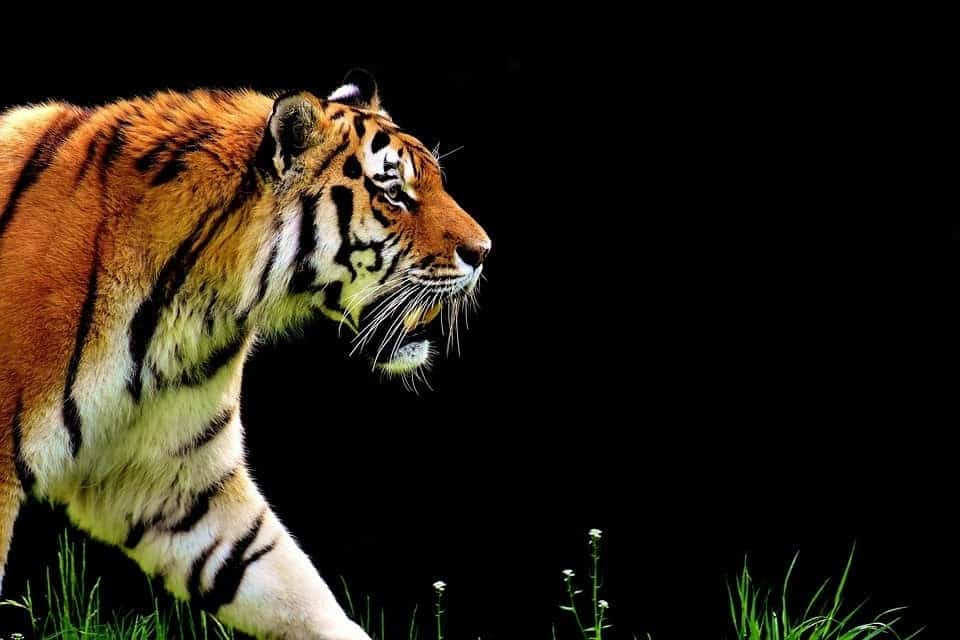
#> input picture input.png, 960 x 640 px
$ python sketch_pipeline.py
#> lines starting #> are read from the running program, lines starting #| are printed output that depends on the picture; after the words box and inside, x2 and y2 are one past the last pixel; in counts of white or black regions, pixels touching at a corner belong together
"""
Simple sketch generation using edge detection.
"""

import cv2
import matplotlib.pyplot as plt
import os

# Read input image
img = cv2.imread("input.png")
#> img is the input picture: shape (640, 960, 3); mean B, G, R 21.1, 32.3, 39.7
if img is None:
    raise FileNotFoundError("input.png not found")

# Convert BGR to RGB for display
img_rgb = cv2.cvtColor(img, cv2.COLOR_BGR2RGB)

# Convert to grayscale
gray = cv2.cvtColor(img_rgb, cv2.COLOR_RGB2GRAY)
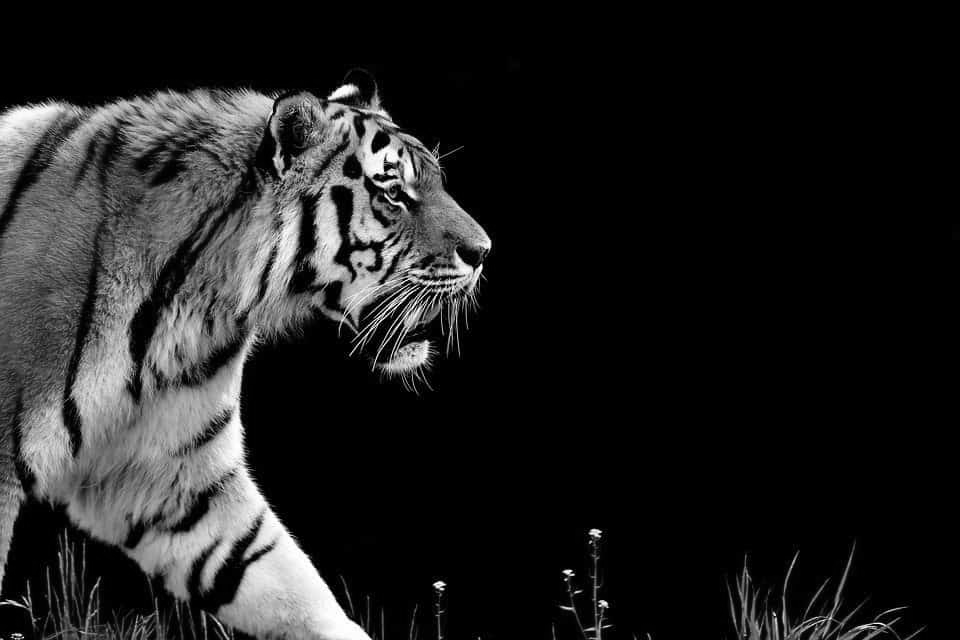
#> gray: shape (640, 960); min 0, max 255, mean 33.2

# Reduce noise
blurred = cv2.GaussianBlur(gray, (3, 3), 0)

# Edge detection
edges = cv2.Canny(blurred, 50, 150)
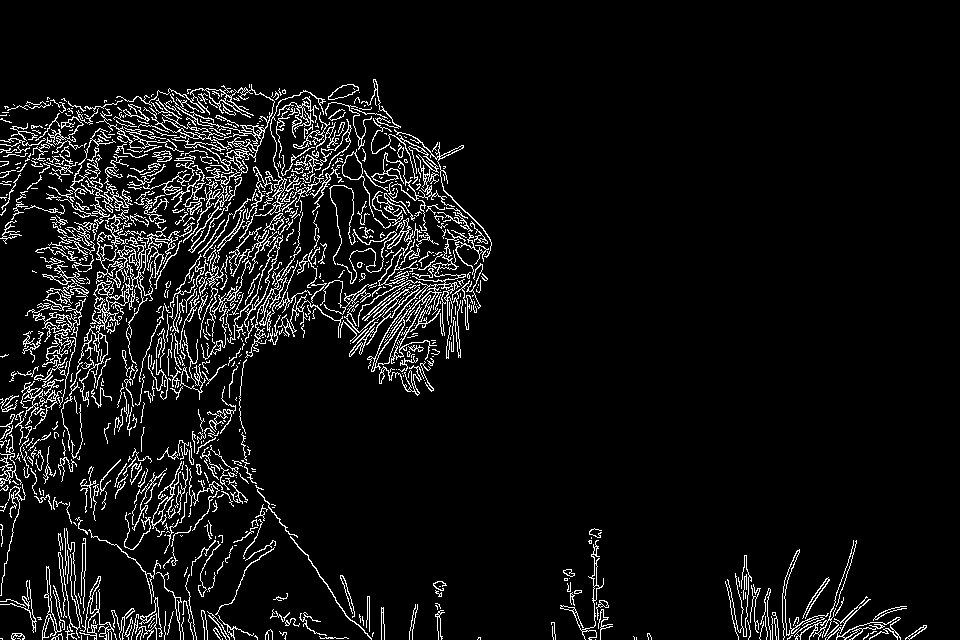
#> edges: shape (640, 960); 6.9% white in thin lines or dots, all inside (x1, y1, x2, y2) = (0, 79, 927, 640)

# Invert edges to create sketch effect
sketch = cv2.bitwise_not(edges)

# Show results
plt.figure(figsize=(10, 4))

plt.subplot(1, 3, 1)
plt.imshow(img_rgb)
plt.title("Original")
plt.axis("off")

plt.subplot(1, 3, 2)
plt.imshow(edges, cmap="gray")
plt.title("Edges")
plt.axis("off")

plt.subplot(1, 3, 3)
plt.imshow(sketch, cmap="gray")
plt.title("Sketch")
plt.axis("off")

plt.tight_layout()
plt.show()
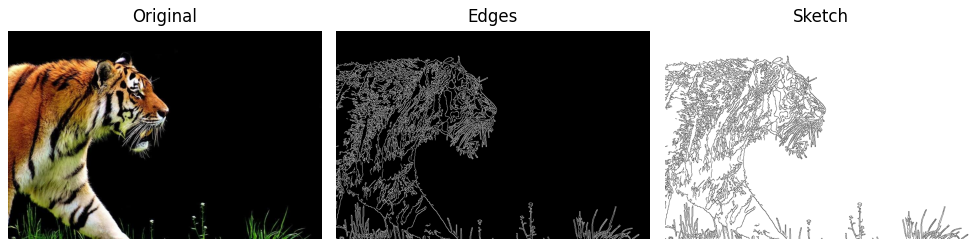
#> figure drawn by matplotlib, 3 panels

# Save output
output_dir = os.path.join(os.path.dirname(__file__), "/Users/grvchanr/Code/image_restoration/results")
os.makedirs(output_dir, exist_ok=True)

cv2.imwrite(os.path.join(output_dir, "sketch.png"), sketch)
